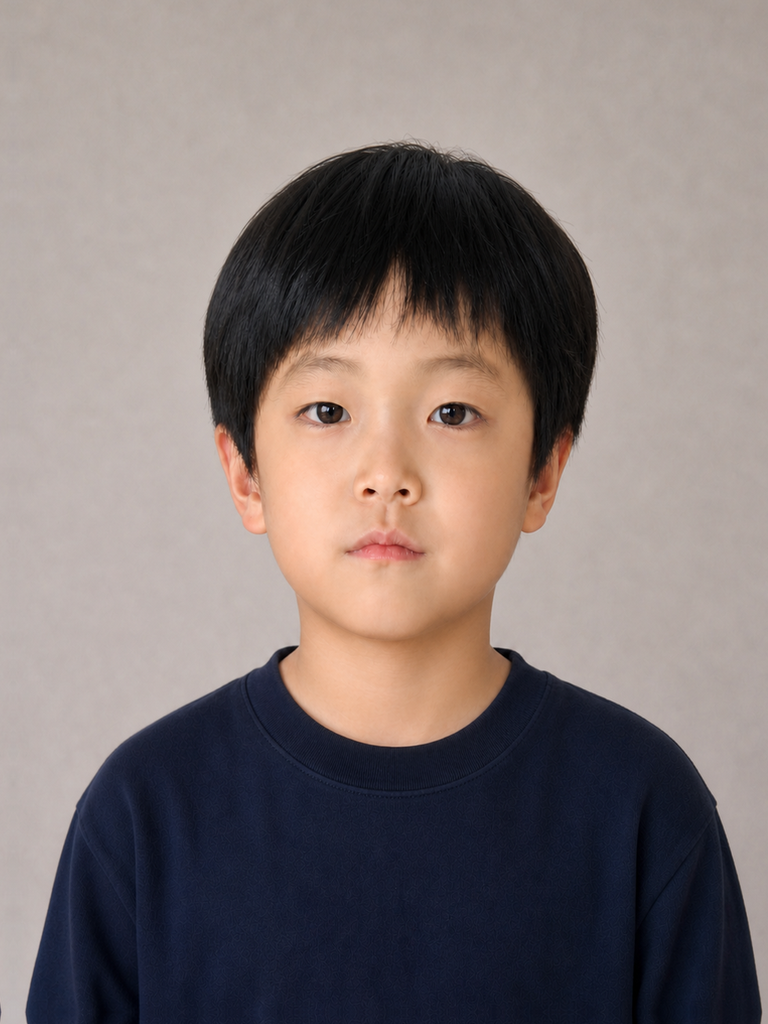
#> input picture data/faces/age_candidates/age08_alt_a.png, 768 x 1024 px
$ python -i face_quality.py   (imports and definitions only)   (older library calls are emulated)
#> lines starting #> are read from the running program, lines starting #| are printed output that depends on the picture
"""사용자가 올린 얼굴 사진이 나이 변환 입력으로 적합한지 검사한다."""

from __future__ import annotations

import io
import math
from pathlib import Path

import cv2
import numpy as np
from PIL import Image, ImageOps, UnidentifiedImageError


ROOT = Path(__file__).resolve().parent.parent
MODEL_PATH = ROOT / "backend" / "models" / "face_detection_yunet_2023mar.onnx"
MAX_PIXELS = 40_000_000
DETECTION_MAX_EDGE = 1280


def _issue(code: str, level: str, message: str) -> dict:
    return {"code": code, "level": level, "message": message}


def _decode(data: bytes) -> np.ndarray:
    try:
        with Image.open(io.BytesIO(data)) as opened:
            image = ImageOps.exif_transpose(opened)
            width, height = image.size
            if width * height > MAX_PIXELS:
                raise ValueError("사진 해상도가 너무 큽니다. 4천만 픽셀 이하로 올려주세요.")
            rgb = np.asarray(image.convert("RGB"))
    except (UnidentifiedImageError, OSError) as exc:
        raise ValueError("읽을 수 있는 이미지가 아닙니다.") from exc
    return cv2.cvtColor(rgb, cv2.COLOR_RGB2BGR)


def _detect(image: np.ndarray) -> tuple[np.ndarray, float]:
    if not MODEL_PATH.is_file():
        raise RuntimeError(f"YuNet 모델을 찾을 수 없습니다: {MODEL_PATH}")

    height, width = image.shape[:2]
    scale = min(1.0, DETECTION_MAX_EDGE / max(width, height))
    if scale < 1.0:
        detected = cv2.resize(
            image,
            (max(1, round(width * scale)), max(1, round(height * scale))),
            interpolation=cv2.INTER_AREA,
        )
    else:
        detected = image

    dh, dw = detected.shape[:2]
    try:
        detector = cv2.FaceDetectorYN.create(
            str(MODEL_PATH),
            "",
            (dw, dh),
            score_threshold=0.72,
            nms_threshold=0.3,
            top_k=100,
        )
        _, faces = detector.detect(detected)
    except cv2.error as exc:
        raise RuntimeError("얼굴 검사 모델을 실행하지 못했습니다.") from exc
    if faces is None:
        return np.empty((0, 15), dtype=np.float32), scale
    return faces, scale


def analyze_bytes(data: bytes) -> dict:
    image = _decode(data)
    height, width = image.shape[:2]
    gray = cv2.cvtColor(image, cv2.COLOR_BGR2GRAY)

    metric_scale = min(1.0, 1024 / max(width, height))
    metric_gray = (
        cv2.resize(
            gray,
            (max(1, round(width * metric_scale)), max(1, round(height * metric_scale))),
            interpolation=cv2.INTER_AREA,
        )
        if metric_scale < 1.0
        else gray
    )
    brightness = float(metric_gray.mean())
    contrast = float(metric_gray.std())
    sharpness = float(cv2.Laplacian(metric_gray, cv2.CV_64F).var())
    faces, detection_scale = _detect(image)

    issues: list[dict] = []
    score = 100
    short_edge = min(width, height)
    if short_edge < 320:
        issues.append(_issue("resolution", "error", "사진이 너무 작습니다. 가로·세로 모두 320px 이상이어야 해요."))
        score -= 45
    elif short_edge < 720:
        issues.append(_issue("resolution", "warning", "조금 더 선명한 사진을 권장해요. 짧은 변이 720px 이상이면 좋아요."))
        score -= 12

    if brightness < 45:
        issues.append(_issue("brightness", "warning", "얼굴이 너무 어둡습니다. 밝은 곳에서 찍은 사진이 좋아요."))
        score -= 15
    elif brightness > 215:
        issues.append(_issue("brightness", "warning", "사진이 너무 밝아 얼굴 윤곽이 약합니다."))
        score -= 12
    if contrast < 24:
        issues.append(_issue("contrast", "warning", "명암 차이가 작아 얼굴 특징이 흐립니다."))
        score -= 10
    if sharpness < 45:
        issues.append(_issue("sharpness", "error", "초점이 많이 흐립니다. 흔들리지 않은 사진을 골라주세요."))
        score -= 35
    elif sharpness < 90:
        issues.append(_issue("sharpness", "warning", "사진이 조금 흐립니다. 더 선명한 사진이 있으면 바꿔주세요."))
        score -= 12

    face_count = len(faces)
    face_metrics = None
    if face_count == 0:
        issues.append(_issue("face_count", "error", "얼굴을 찾지 못했습니다. 정면에 가까운 사진을 골라주세요."))
        score -= 60
    elif face_count > 1:
        issues.append(_issue("face_count", "error", "얼굴이 여러 명입니다. 한 사람만 나온 사진을 골라주세요."))
        score -= 60
    else:
        face = faces[0]
        x, y, fw, fh = (float(value) / detection_scale for value in face[:4])
        points = np.asarray(face[4:14], dtype=float).reshape(5, 2) / detection_scale
        eye_a, eye_b, nose = points[0], points[1], points[2]
        left_eye, right_eye = sorted((eye_a, eye_b), key=lambda point: point[0])
        eye_span = max(float(right_eye[0] - left_eye[0]), 1.0)
        roll = abs(math.degrees(math.atan2(
            float(right_eye[1] - left_eye[1]),
            float(right_eye[0] - left_eye[0]),
        )))
        nose_ratio = float((nose[0] - left_eye[0]) / eye_span)
        face_ratio = float((fw * fh) / (width * height))
        center_x = (x + fw / 2) / width
        center_y = (y + fh / 2) / height
        center_offset = math.hypot(center_x - 0.5, center_y - 0.47)
        confidence = float(face[14])

        if face_ratio < 0.035:
            issues.append(_issue("face_size", "error", "얼굴이 너무 작습니다. 얼굴이 크게 나온 사진을 골라주세요."))
            score -= 35
        elif face_ratio < 0.09:
            issues.append(_issue("face_size", "warning", "얼굴이 조금 작습니다. 상반신보다 얼굴 중심 사진이 좋아요."))
            score -= 12
        elif face_ratio > 0.60:
            issues.append(_issue("face_size", "warning", "얼굴이 화면에 너무 꽉 찼습니다. 머리 전체가 보이는 사진이 좋아요."))
            score -= 8
        if roll > 20:
            issues.append(_issue("roll", "error", "고개가 많이 기울어져 있습니다. 수평에 가까운 사진을 골라주세요."))
            score -= 25
        elif roll > 12:
            issues.append(_issue("roll", "warning", "고개가 조금 기울어져 있습니다."))
            score -= 8
        if not 0.20 <= nose_ratio <= 0.80:
            issues.append(_issue("pose", "warning", "얼굴이 옆을 많이 보고 있습니다. 정면 사진도 함께 올려주세요."))
            score -= 12
        if center_offset > 0.30:
            issues.append(_issue("center", "warning", "얼굴이 사진 가장자리에 있습니다. 중앙에 가까운 사진이 좋아요."))
            score -= 8

        face_metrics = {
            "confidence": round(confidence, 3),
            "area_ratio": round(face_ratio, 3),
            "roll_degrees": round(roll, 1),
            "center_offset": round(center_offset, 3),
        }

    has_error = any(item["level"] == "error" for item in issues)
    status = "rejected" if has_error else ("warning" if issues else "good")
    return {
        "status": status,
        "usable": not has_error,
        "score": max(0, min(100, round(score))),
        "width": width,
        "height": height,
        "face_count": face_count,
        "brightness": round(brightness, 1),
        "contrast": round(contrast, 1),
        "sharpness": round(sharpness, 1),
        "face": face_metrics,
        "issues": issues,
    }


def analyze_file(path: Path) -> dict:
    return analyze_bytes(path.read_bytes())

>>> import cv2
>>> picture = cv2.imread('../data/faces/age_candidates/age08_alt_a.png', cv2.IMREAD_GRAYSCALE)
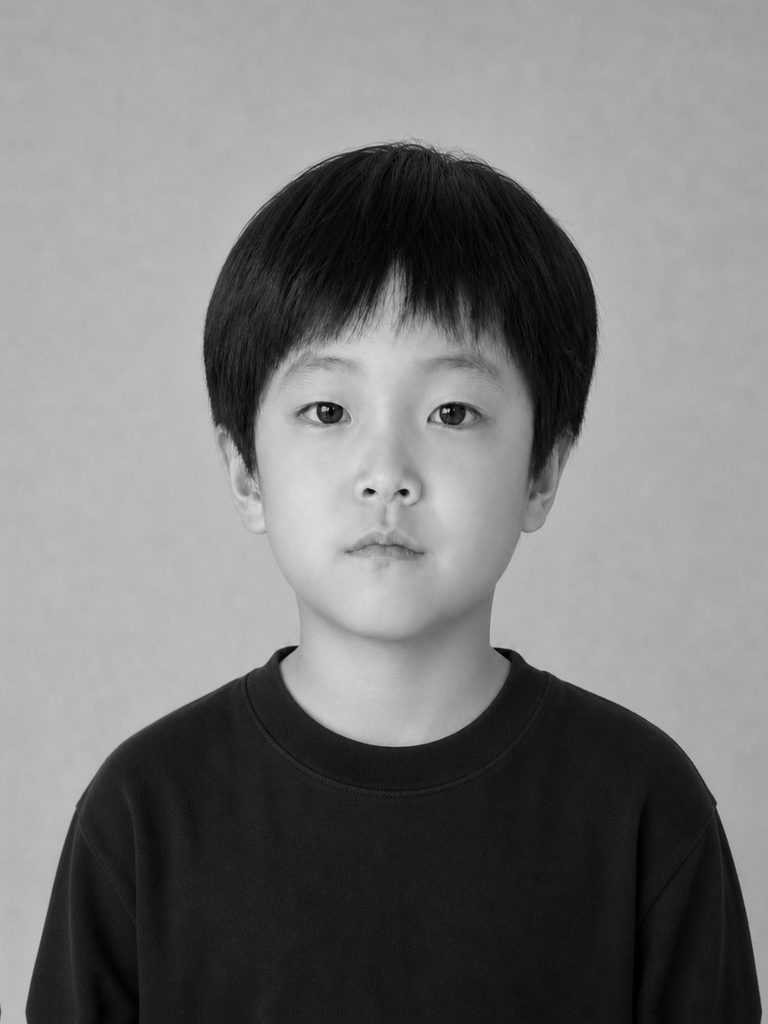
#> picture: shape (1024, 768); min 0, max 223, mean 121.9
#> (the run stopped early here; a loop or call above may not have finished)
